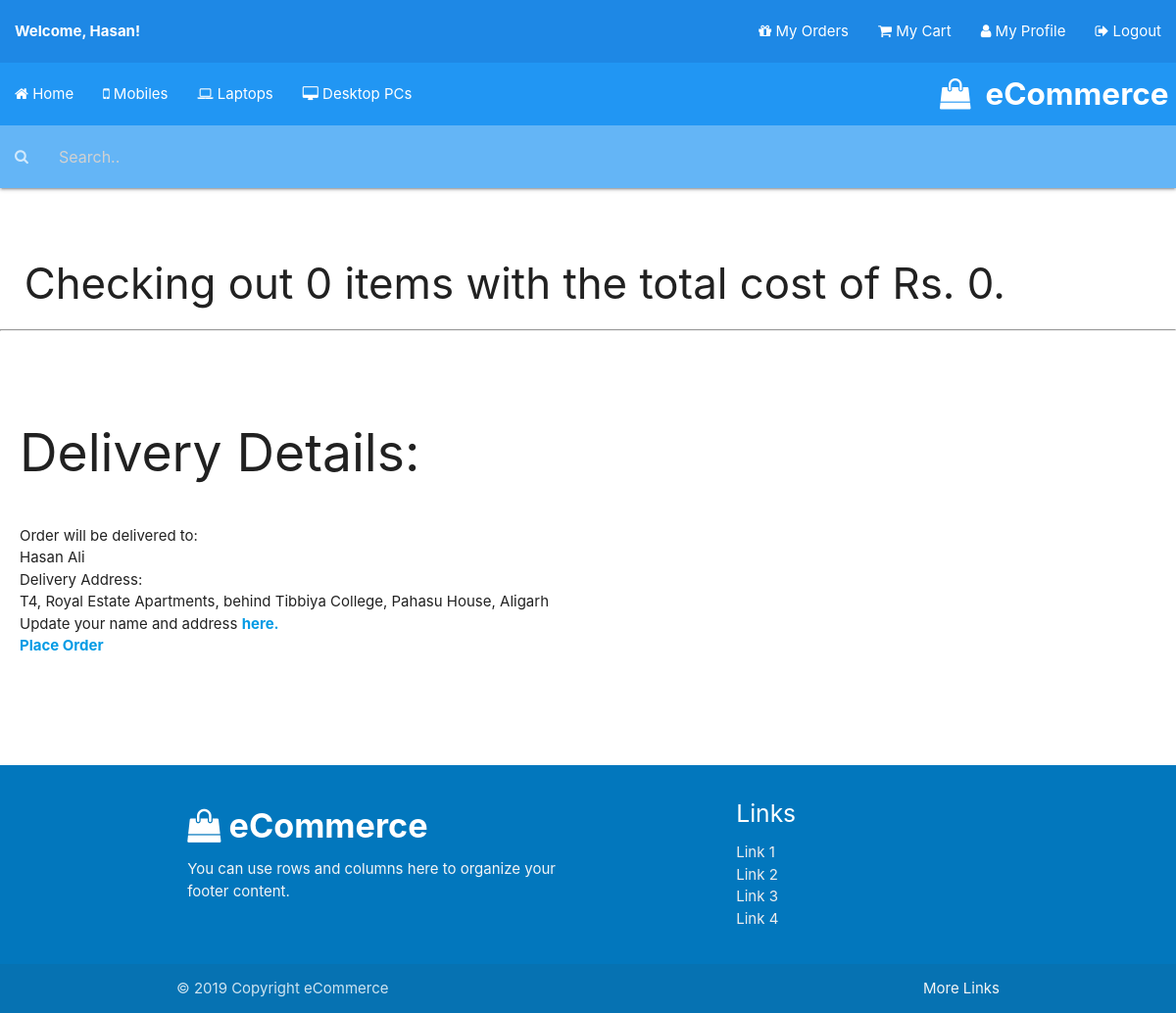
Page /checkout.php (signed in) on the committed database.
### tables this page shows
CREATE TABLE `users` (
  `id` int(11) NOT NULL,
  `username` varchar(50) NOT NULL,
  `fname` varchar(255) NOT NULL,
  `email` varchar(50) NOT NULL,
  `password` varchar(50) NOT NULL,
  `trn_date` datetime NOT NULL,
  `address` longtext NOT NULL,
  `profilepic` longblob NOT NULL,
  `token` int(5) NOT NULL,
  `verified` tinyint(1) NOT NULL DEFAULT '0'
);

### checkout.php (the view, shortened to what this page needs)
<?php
include 'head.php';
include 'db.php';
?>
<?php
if(isset($_SESSION["username"])){
$userid = $_SESSION['username'];
$no = 0;
echo "<br><br><h3>";
if ($no == 1) {
	echo "&nbsp;&nbsp;Checking out ".$no. " item ";
}
else{
echo "&nbsp;&nbsp;Checking out ".$no. " items ";}
$sql = "SELECT SUM(productcost) AS totalcost FROM cart where userid = '$userid'";
$result = mysqli_query($con, $sql);
$row = mysqli_fetch_assoc($result);
$sum = $row['totalcost'];
echo ("with the total cost of Rs. ".number_format($sum));
echo ".<hr></h3>";
echo "<div style='padding: 10px; margin: 10px'>";
?>
<h2>Delivery Details: </h2><br>
<?php
$user = $_SESSION['username'];
$sql = "SELECT * FROM users where username = '$user'" ;
$result = mysqli_query($con, $sql);
$row = mysqli_fetch_assoc($result);
echo "Order will be delivered to:<br>";
echo $row['fname'];
echo "<br>";
echo "Delivery Address:<br>";
echo $row['address'];
?>
<br>
Update your name and address <a href="profile.php"><b>here.</b></a><br>
<a href="phpmailer/place.php"><b>Place Order</b></a>
</div>
<?php
}
else
{
	header('location: index.php');
}
?>

### rows in the picture
users: fname "Hasan Ali", address "T4, Royal Estate Apartments, behind Tibbiya College, Pahasu House, Aligarh"

### other values in the picture
$_SESSION['username'] "Hasan"
$no "0"
$sum "0"
